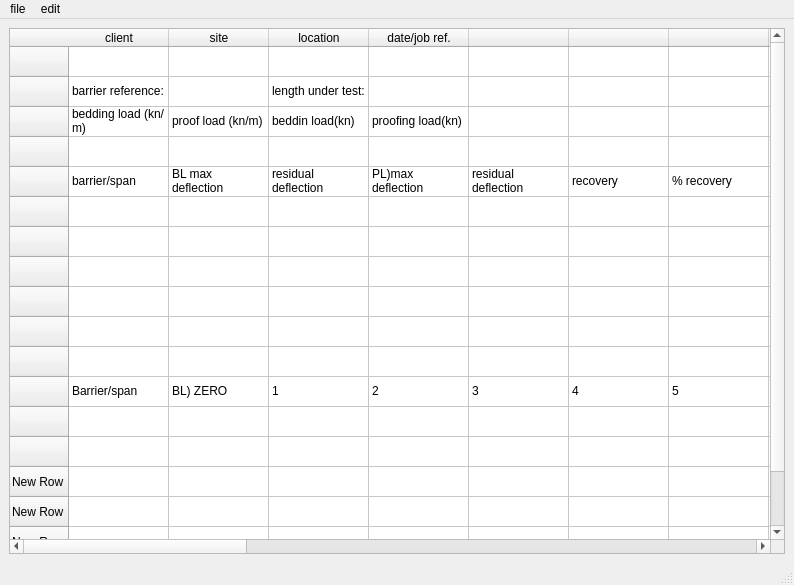
<?xml version="1.0" encoding="UTF-8"?>
<ui version="4.0">
 <class>MainWindow</class>
 <widget class="QMainWindow" name="MainWindow">
  <property name="geometry">
   <rect>
    <x>0</x>
    <y>0</y>
    <width>794</width>
    <height>585</height>
   </rect>
  </property>
  <property name="windowTitle">
   <string>MainWindow</string>
  </property>
  <widget class="QWidget" name="centralwidget">
   <layout class="QGridLayout" name="gridLayout">
    <item row="0" column="1">
     <widget class="QTableWidget" name="tableWidget">
      <row>
       <property name="text">
        <string/>
       </property>
      </row>
      <row>
       <property name="text">
        <string/>
       </property>
      </row>
      <row>
       <property name="text">
        <string/>
       </property>
      </row>
      <row>
       <property name="text">
        <string/>
       </property>
      </row>
      <row>
       <property name="text">
        <string/>
       </property>
      </row>
      <row>
       <property name="text">
        <string/>
       </property>
      </row>
      <row>
       <property name="text">
        <string/>
       </property>
      </row>
      <row>
       <property name="text">
        <string/>
       </property>
      </row>
      <row>
       <property name="text">
        <string/>
       </property>
      </row>
      <row>
       <property name="text">
        <string/>
       </property>
      </row>
      <row>
       <property name="text">
        <string/>
       </property>
      </row>
      <row>
       <property name="text">
        <string/>
       </property>
      </row>
      <row>
       <property name="text">
        <string/>
       </property>
      </row>
      <row>
       <property name="text">
        <string/>
       </property>
      </row>
      <row>
       <property name="text">
        <string>New Row</string>
       </property>
      </row>
      <row>
       <property name="text">
        <string>New Row</string>
       </property>
      </row>
      <row>
       <property name="text">
        <string>New Row</string>
       </property>
      </row>
      <row>
       <property name="text">
        <string>New Row</string>
       </property>
      </row>
      <column>
       <property name="text">
        <string>client</string>
       </property>
      </column>
      <column>
       <property name="text">
        <string>site</string>
       </property>
      </column>
      <column>
       <property name="text">
        <string>location</string>
       </property>
      </column>
      <column>
       <property name="text">
        <string>date/job ref.</string>
       </property>
      </column>
      <column>
       <property name="text">
        <string/>
       </property>
      </column>
      <column>
       <property name="text">
        <string/>
       </property>
      </column>
      <column>
       <property name="text">
        <string/>
       </property>
      </column>
      <column>
       <property name="text">
        <string/>
       </property>
      </column>
      <column>
       <property name="text">
        <string/>
       </property>
      </column>
      <column>
       <property name="text">
        <string/>
       </property>
      </column>
      <column>
       <property name="text">
        <string/>
       </property>
      </column>
      <column>
       <property name="text">
        <string/>
       </property>
      </column>
      <column>
       <property name="text">
        <string/>
       </property>
      </column>
      <column>
       <property name="text">
        <string/>
       </property>
      </column>
      <column>
       <property name="text">
        <string/>
       </property>
      </column>
      <column>
       <property name="text">
        <string/>
       </property>
      </column>
      <column>
       <property name="text">
        <string/>
       </property>
      </column>
      <column>
       <property name="text">
        <string/>
       </property>
      </column>
      <column>
       <property name="text">
        <string/>
       </property>
      </column>
      <column>
       <property name="text">
        <string/>
       </property>
      </column>
      <column>
       <property name="text">
        <string/>
       </property>
      </column>
      <column>
       <property name="text">
        <string/>
       </property>
      </column>
      <column>
       <property name="text">
        <string/>
       </property>
      </column>
      <item row="1" column="0">
       <property name="text">
        <string>barrier reference:</string>
       </property>
      </item>
      <item row="1" column="1">
       <property name="text">
        <string/>
       </property>
      </item>
      <item row="1" column="2">
       <property name="text">
        <string>length under test:</string>
       </property>
      </item>
      <item row="2" column="0">
       <property name="text">
        <string>bedding load (kn/m)</string>
       </property>
      </item>
      <item row="2" column="1">
       <property name="text">
        <string>proof load (kn/m)</string>
       </property>
      </item>
      <item row="2" column="2">
       <property name="text">
        <string>beddin load(kn)</string>
       </property>
      </item>
      <item row="2" column="3">
       <property name="text">
        <string>proofing load(kn)</string>
       </property>
      </item>
      <item row="4" column="0">
       <property name="text">
        <string>barrier/span</string>
       </property>
      </item>
      <item row="4" column="1">
       <property name="text">
        <string>BL max deflection</string>
       </property>
      </item>
      <item row="4" column="2">
       <property name="text">
        <string>residual deflection</string>
       </property>
      </item>
      <item row="4" column="3">
       <property name="text">
        <string>PL)max deflection</string>
       </property>
      </item>
      <item row="4" column="4">
       <property name="text">
        <string>residual deflection</string>
       </property>
      </item>
      <item row="4" column="5">
       <property name="text">
        <string>recovery</string>
       </property>
      </item>
      <item row="4" column="6">
       <property name="text">
        <string>% recovery</string>
       </property>
      </item>
      <item row="5" column="0">
       <property name="text">
        <string/>
       </property>
      </item>
      <item row="11" column="0">
       <property name="text">
        <string>Barrier/span</string>
       </property>
      </item>
      <item row="11" column="1">
       <property name="text">
        <string>BL) ZERO</string>
       </property>
      </item>
      <item row="11" column="2">
       <property name="text">
        <string>1</string>
       </property>
      </item>
      <item row="11" column="3">
       <property name="text">
        <string>2</string>
       </property>
      </item>
      <item row="11" column="4">
       <property name="text">
        <string>3</string>
       </property>
      </item>
      <item row="11" column="5">
       <property name="text">
        <string>4</string>
       </property>
      </item>
      <item row="11" column="6">
       <property name="text">
        <string>5</string>
       </property>
      </item>
      <item row="11" column="7">
       <property name="text">
        <string>OFF</string>
       </property>
      </item>
      <item row="11" column="8">
       <property name="text">
        <string>PL1) ZERO</string>
       </property>
      </item>
      <item row="11" column="9">
       <property name="text">
        <string>1</string>
       </property>
      </item>
      <item row="11" column="10">
       <property name="text">
        <string>2</string>
       </property>
      </item>
      <item row="11" column="11">
       <property name="text">
        <string>3</string>
       </property>
      </item>
      <item row="11" column="12">
       <property name="text">
        <string>4</string>
       </property>
      </item>
      <item row="11" column="13">
       <property name="text">
        <string>5</string>
       </property>
      </item>
      <item row="11" column="14">
       <property name="text">
        <string>5MINS</string>
       </property>
      </item>
      <item row="11" column="15">
       <property name="text">
        <string>PL2) OFF</string>
       </property>
      </item>
      <item row="11" column="16">
       <property name="text">
        <string>1</string>
       </property>
      </item>
      <item row="11" column="17">
       <property name="text">
        <string>2</string>
       </property>
      </item>
      <item row="11" column="18">
       <property name="text">
        <string>3</string>
       </property>
      </item>
      <item row="11" column="19">
       <property name="text">
        <string>4</string>
       </property>
      </item>
      <item row="11" column="20">
       <property name="text">
        <string>5</string>
       </property>
      </item>
      <item row="11" column="21">
       <property name="text">
        <string>5MINS</string>
       </property>
      </item>
      <item row="11" column="22">
       <property name="text">
        <string>OFF</string>
       </property>
      </item>
      <item row="12" column="0">
       <property name="text">
        <string/>
       </property>
      </item>
      <item row="12" column="1">
       <property name="text">
        <string/>
       </property>
      </item>
     </widget>
    </item>
   </layout>
  </widget>
  <widget class="QMenuBar" name="menubar">
   <property name="geometry">
    <rect>
     <x>0</x>
     <y>0</y>
     <width>794</width>
     <height>21</height>
    </rect>
   </property>
   <widget class="QMenu" name="menufile">
    <property name="title">
     <string>file</string>
    </property>
    <addaction name="actionopen"/>
    <addaction name="actionsave"/>
    <addaction name="actionnew"/>
   </widget>
   <widget class="QMenu" name="menuedit">
    <property name="title">
     <string>edit</string>
    </property>
    <addaction name="actioncopy"/>
    <addaction name="actionpaste"/>
   </widget>
   <addaction name="menufile"/>
   <addaction name="menuedit"/>
  </widget>
  <widget class="QStatusBar" name="statusbar"/>
  <action name="actionopen">
   <property name="text">
    <string>open</string>
   </property>
   <property name="shortcut">
    <string>Ctrl+O</string>
   </property>
  </action>
  <action name="actionsave">
   <property name="text">
    <string>save</string>
   </property>
   <property name="shortcut">
    <string>Ctrl+S</string>
   </property>
  </action>
  <action name="actioncopy">
   <property name="text">
    <string>copy</string>
   </property>
   <property name="shortcut">
    <string>Ctrl+C</string>
   </property>
  </action>
  <action name="actionpaste">
   <property name="text">
    <string>paste</string>
   </property>
   <property name="shortcut">
    <string>Ctrl+V</string>
   </property>
  </action>
  <action name="actionnew">
   <property name="text">
    <string>new</string>
   </property>
   <property name="shortcut">
    <string>Ctrl+N</string>
   </property>
  </action>
 </widget>
 <resources/>
 <connections/>
</ui>
